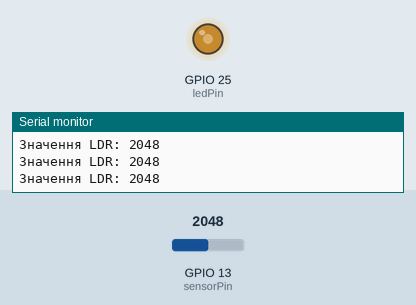
The sketch below on a simulated ESP32. Parts: output pins drawn as LEDs (lit = HIGH), the last lines printed to the serial monitor. The test bench sets the inputs (shaded band); at power-on: GPIO 13 (sensorPin) = 2048.

Above: at 1.3 s.
1.4 s: GPIO 13 (sensorPin) set to 2866
At 2.6 s:
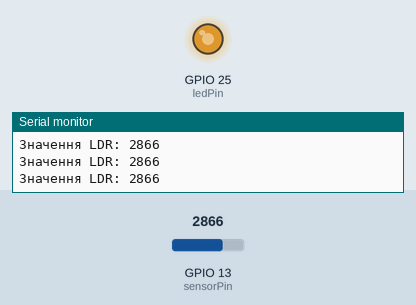
3.0 s: GPIO 13 (sensorPin) set to 3603
At 3.8 s:
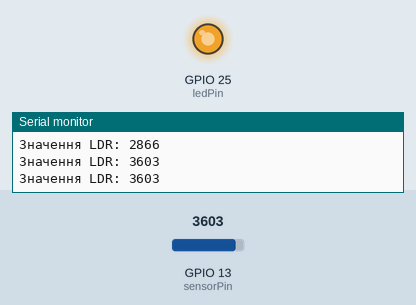
4.5 s: GPIO 13 (sensorPin) set to 491
At 4.9 s:
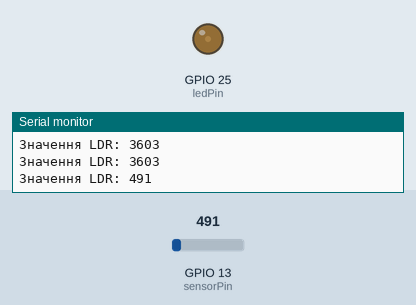
6.0 s: GPIO 13 (sensorPin) set to 0
At 7.2 s:
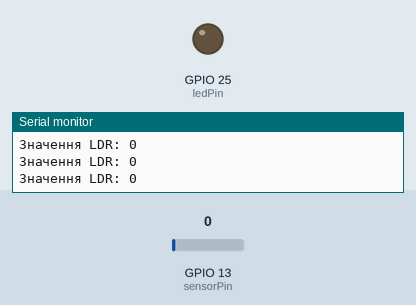
7.5 s: GPIO 13 (sensorPin) set to 2047
At 8.5 s:
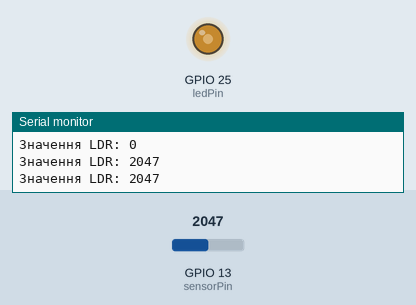
Timing chart, 0 to 10.0 s (numbered marks = the images above; inputs shaded):
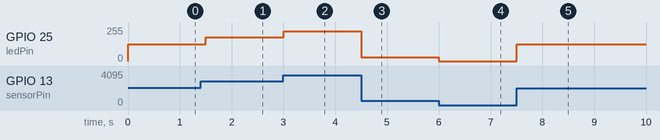

Measured:
- after the input at 1.4 s, GPIO 25 (ledPin): 127/255 → 178/255 after 0.10 s
- after the input at 3.0 s, GPIO 25 (ledPin): 178/255 → 224/255 at once
- after the input at 4.5 s, GPIO 25 (ledPin): 224/255 → 30/255 at once
- after the input at 6.0 s, GPIO 25 (ledPin): 30/255 → 0/255 at once
- after the input at 7.5 s, GPIO 25 (ledPin): 0/255 → 127/255 at once

The sketch:

2.1.ino
```cpp
int LDR_Value = 0;
int sensorPin = 13;
int ledPin = 25;

void setup() {
  Serial.begin(115200);
  pinMode (sensorPin, INPUT);
  pinMode (ledPin, OUTPUT);
}

void loop() {
  LDR_Value = analogRead(sensorPin);
  Serial.print("Значення LDR: ");
  Serial.println(LDR_Value);
  int dacValue = map(LDR_Value, 0, 4095, 0, 255);
  dacWrite(ledPin, dacValue);
  delay(500);
}
```
